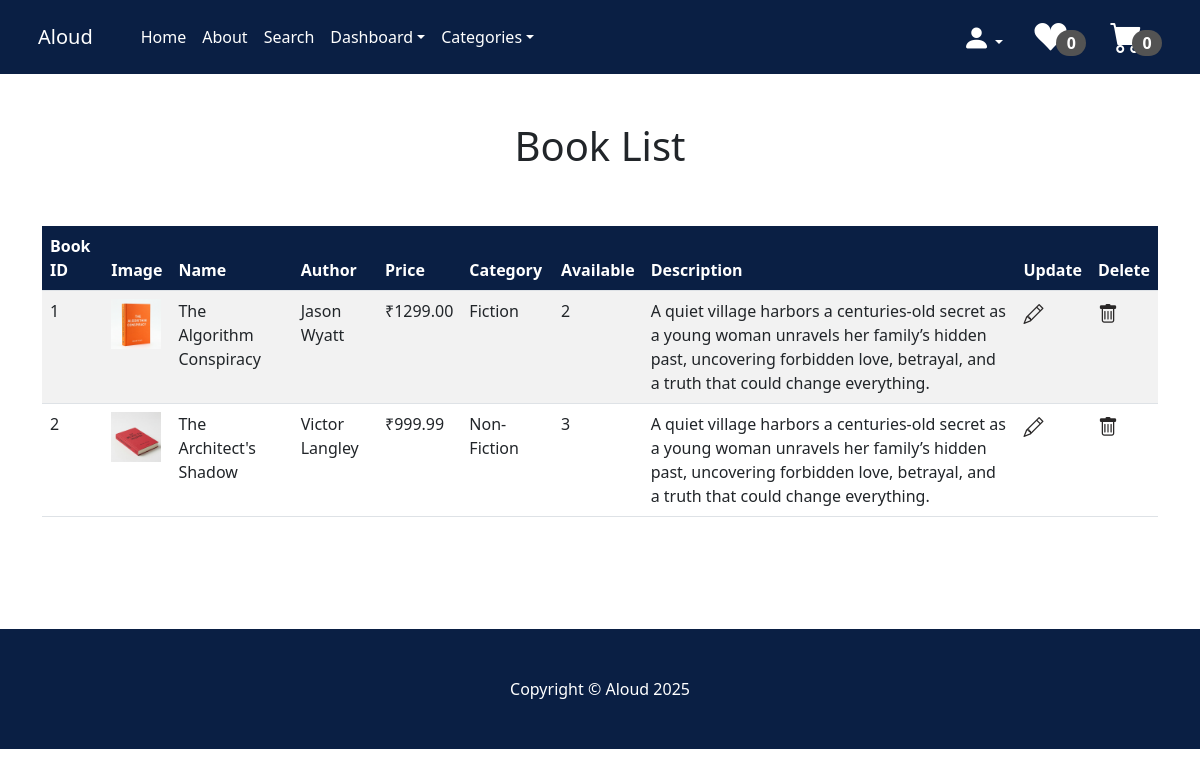
The page /booklist_dash/ (signed in) on the database its author committed.
### store/models.py (models this page shows, shortened)
class Product(models.Model):
    book_id = models.CharField(max_length=10)
    name = models.CharField(max_length=50)
    author = models.CharField(max_length=50)
    price = models.DecimalField(default=0, decimal_places=2, max_digits=9)
    category = models.ForeignKey(Category, on_delete=models.CASCADE, default=1)
    stock = models.PositiveIntegerField(null=False, blank=False, default=0)
    description = models.TextField(max_length=1000, default='', blank=True, null=True)
    image = models.ImageField(upload_to='uploads/product')
    is_sale = models.BooleanField(default=False)
    sale_price = models.DecimalField(default=0, decimal_places=2, max_digits=9)

class Category(models.Model):
    name = models.CharField(max_length=50)
    image = models.ImageField(upload_to='uploads/category', default='uploads/category/nonfiction.jpg')
    def __str__(self):
        return self.name
    class Meta:
        verbose_name_plural = 'categories'

### store/views.py (the view)
# urls.py: path('booklist_dash/', views.booklist_dash, name='booklist_dash'),      #To view all the books in the dashboard
def booklist_dash(request):
    if request.user.is_authenticated and request.user.is_superuser:
        books = Product.objects.all()
        return render(request, 'booklist_dash.html', {'books': books})
    else:
        messages.success(request, 'Access denied to this page')
        return redirect('home')

### cart/cart.py (called while the page is built)
    def __len__(self):
        return sum(self.cart.values())

### cart/context_processors.py (called while the page is built)
def cart(request):
    return{'cart':Cart(request)}

### store/context_processors.py (called while the page is built)
def categories_processor(request):
    return {
        'categories': Category.objects.all()
    }

### wishlist/context_processors.py (called while the page is built)
def wishlist(request):
    wishlist = Wishlist(request)
    return {
        'wishlist': wishlist.wishlist  # or just 'wishlist': wishlist to use its methods
    }

### store/templates/booklist_dash.html
{% extends 'base.html' %}
{% block content %}
    <div class="container">
        <div class="row">
            <center>
                <div class="col-12">
<br/><br/>
<h1>Book List</h1>
<br/><br/>
<div>
    <table class="table table table-striped table-hover">
  <thead style="background-color: #0a1f44;">
    <tr style="color: white;">
      <th scope="col">Book ID</th>
      <th scope="col">Image</th>
      <th scope="col">Name</th>
      <th scope="col">Author</th>
      <th scope="col">Price</th>
      <th scope="col">Category</th>
      <th scope="col">Available</th>
      <th scope="col">Description</th>
      <th scope="col">Update</th>
      <th scope="col">Delete</th>
    </tr>
  </thead>
  <tbody>
    {% for book in books %}
    <tr>
      <td>{{ book.id }}</td>
      <td><img src="{{ book.image.url }}" alt="Book Image" width="50"></td>
      <td>{{ book.name }}</td>
      <td>{{ book.author }}</td>
      {% if book.is_sale %}
      <td>₹{{ book.sale_price }}</td>
      {% else %}
      <td>₹{{ book.price }}</td>
      {% endif %}
      <td>{{ book.category }}</td>
      <td>{{ book.stock }}</td>
      <td>{{ book.description }}</td>
      <td><a href="{% url 'booklist_edit' book.pk %}"><i class="bi bi-pencil fs-5" style="color: rgb(41, 39, 39);"></i></a></td>
      <td><a href="{% url 'booklist_del' book.pk %}"><i class="bi bi-trash fs-5" style="color: rgb(41, 39, 39);"></i></a></td>
    {% endfor %}
  </tbody>
</table>
<br/><br/><br/><br/>
</div>
                </div>
            </center>
        </div>
    </div>
{% endblock %}

### store/templates/navbar.html (style rules this page uses)
.container a { color: white; transition: color 0.3s ease; }

### rows shown on the page
Product: id "1", image (picture), name "The Algorithm Conspiracy", author "Jason Wyatt", price "1299.00", category "Fiction", stock "2", description "A quiet village harbors a centuries-old secret as a young woman unravels her family’s hidden past, uncovering forbidden love, betrayal, and a truth that could change everything."
Product: id "2", image (picture), name "The Architect's Shadow", author "Victor Langley", sale_price "999.99", category "Non-Fiction", stock "3", description "A quiet village harbors a centuries-old secret as a young woman unravels her family’s hidden past, uncovering forbidden love, betrayal, and a truth that could change everything."

### other values the page prints
{{ wishlist|length }} "0"
{{ cart|length }} "0"
